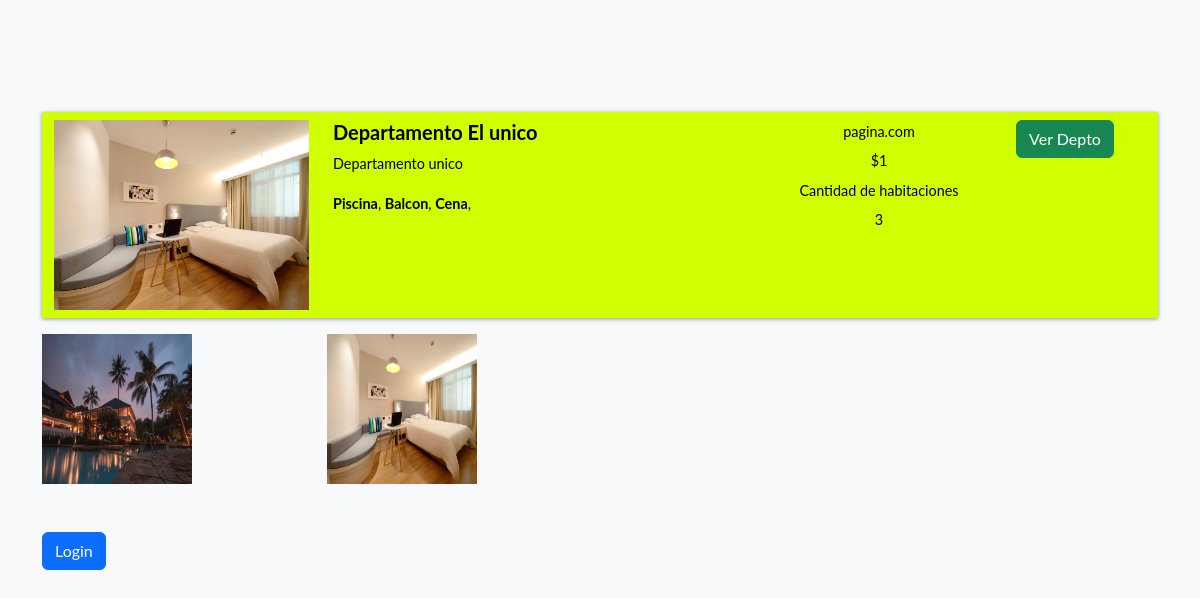
/hotel-detail/d25d5e6f0a09403585171c74890a771d/, run on the app's committed database.
### home/models.py (models this page shows, shortened)
class BaseModel(models.Model):
    uid = models.UUIDField(default=uuid.uuid4   , editable=False , primary_key=True)
    created_at = models.DateField(auto_now_add=True)
    updated_at = models.DateField(auto_now_add=True)
    class Meta:
        abstract = True

class Hotel(BaseModel):
    hotel_name= models.CharField(max_length=100)
    hotel_price = models.IntegerField()
    description = models.TextField()
    amenities = models.ManyToManyField(Amenities)
    room_count = models.IntegerField(default=10)

class HotelImages(BaseModel):
    hotel= models.ForeignKey(Hotel ,related_name="images", on_delete=models.CASCADE)
    images = models.ImageField(upload_to="hotels")

class Amenities(BaseModel):
    amenity_name = models.CharField(max_length=100)

### home/views.py (the view, shortened to what this page needs)
# urls.py: path('hotel-detail/<uid>/' , hotel_detail , name="hotel_detail"),
def hotel_detail(request,uid):
    hotel_obj = Hotel.objects.get(uid = uid)
    return render(request , 'hotel_detail.html' ,{
        'hotels_obj' :hotel_obj
    })

### home/templates/hotel_detail.html
{% extends "base.html" %}
{%  block start %}
<div class="container mt-5 pt-5">
    <div class="row search-card-result">
        <div class="col-md-3">
        <a href="/hotel-detail/{{hotels_obj.uid}}">
            <img class="img-fluid" src="/media/{{hotels_obj.images.first.images}}" alt="Card image cap">
        </a></div>
        <div class="col-md-5">
            <h5>{{hotels_obj.hotel_name}}</h5>
            <p>
                {{hotels_obj.description|truncatechars:150}}
            </p>
            <p>
                {%for amenitie in hotels_obj.amenities.all %}
                <b>{{amenitie.amenity_name}}</b>,
                {% endfor %}
            </p>
        </div>
        <div class="col-md-2 border-left text-center more-offers">
            <p>pagina.com</p>
            <p>${{hotels_obj.hotel_price}}</p>
            <p>Cantidad de habitaciones</p>
            <p>{{hotels_obj.room_count}}</p>
        </div>
        <div class="col-md-2 border-left text-center more-offers">
            <div class="btn btn-success">Ver Depto </div>
        </div>
    </div>
    <div class="row">
        {% for image in hotels_obj.images.all %}
        <div class="col-md-3">
            <img src="/media/{{image.images}}" style="height: 150px ; width:150px">
        </div>
        {% endfor %}
    </div>
    {% if request.user.is_authenticated %}
    <div class="filter-card">
        <h5>Reservar</h5>
        {%include "messages.html"%}
        <form method="post">
            {% csrf_token %}
            <div class="row form-group">
                <div class="col-md-12">
                    <label for="mintopay">Check in</label>
                    <p>
                        <input type="date" name="checkin" id="checkin" class="form-control">
                    </p>
                </div>
                <div class="col-md-12">
                    <label for="maxtopay">Check out</label>
                    <p>
                        <input type="date" name="checkout" id="checkout" class="form-control">
                    </p>
                </div>
            </div>
            <div class="row form-group">
                <div class="col-md-12">
                    <input type="submit" class="btn btn-primary btn-block" value="Guardar">
                </div>
            </div>
        </form>
    </div>
    {% else %}
    <a href="/login/" class="btn btn-primary mt-5 ">Login</a>
    {% endif %}
</div>
{% endblock %}

### home/templates/base.html (style rules this page uses)
body { font-family: "Lato", Arial, sans-serif; font-weight: 400; font-size: 16px; line-height: 1.7; background: #deee07d7; color: #000000; }
.search-card-result { box-shadow: 0px 1px 4px rgba(41, 51, 57, 0.5); margin: 1rem 0; padding: 0.5rem 0; background-color: #d0ff00; }
.search-card-result img { height: 190px; }
.search-card-result h5 { font-style: 1.1rem; font-weight: 700; }
.search-card-result p { font-size: 0.9rem; }
.search-card-result .more-offers p { margin-bottom: 0.3rem; }

### data on the page
Hotel: images.first.images (picture), hotel_name "Departamento El unico", description "Departamento unico", hotel_price "1", room_count "3"
Amenities: amenity_name "Piscina"
Amenities: amenity_name "Balcon"
Amenities: amenity_name "Cena"
HotelImages: images (picture)
HotelImages: images (picture)
